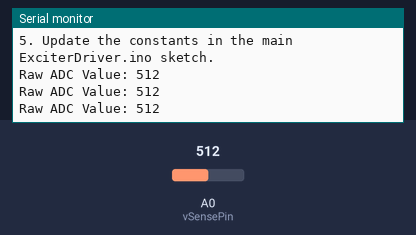
Bench run of a sketch on a simulated Arduino Nano, built with avr-gcc and run on an emulated ATmega328P. Shown: the last lines printed to the serial monitor. The inputs (shaded band) are chosen by the test bench; at power-on: A0 (vSensePin) = 512.

Above: at 1.5 s.
1.6 s: A0 (vSensePin) set to 716
At 2.4 s:
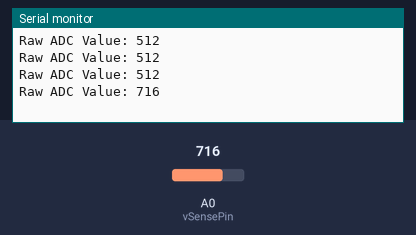
3.1 s: A0 (vSensePin) set to 900
At 3.5 s:
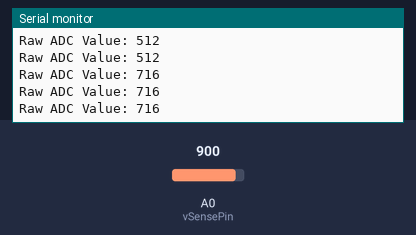
Timing chart, 0 to 6.1 s (numbered marks = the images above; inputs shaded):
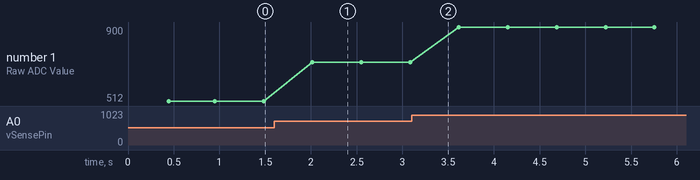

The sketch:

CalibrationHelper.ino
```cpp
/*
 * ExciterDriver - Calibration Helper Sketch
 * Version 1.0
 *
 * This utility sketch is used to perform the two-point voltage
 * calibration for the ExciterDriver hardware. It isolates the voltage
 * sensing circuit and reports the raw ADC (Analog-to-Digital Converter)
 * values, allowing you to accurately map them to real-world voltages.
 *
 * =========================================================================
 * == HOW TO USE
 * =========================================================================
 *
 * Required Equipment:
 * 1. Your assembled ExciterDriver hardware, connected to an Arduino Nano.
 * 2. A variable bench power supply capable of providing 10-16V.
 * 3. A trusted, accurate multimeter.
 *
 *
 * Calibration Steps:
 * ------------------
 *
 * 1.  CONNECT HARDWARE:
 *     - Connect the bench power supply's output to the ExciterDriver's main
 *       voltage input (the same input the car battery would connect to).
 *     - Connect your multimeter in parallel with the power supply to get a
 *       precise reading of the input voltage.
 *     - Connect the Arduino Nano to your computer via USB.
 *
 * 2.  UPLOAD THIS SKETCH:
 *     - Open this sketch (`CalibrationHelper.ino`) in the Arduino IDE.
 *     - Select "Arduino Nano" as the board.
 *     - Upload the sketch to your Arduino.
 *
 * 3.  OPEN SERIAL MONITOR:
 *     - Open the Arduino IDE's Serial Monitor (Tools > Serial Monitor).
 *     - Set the baud rate to 9600.
 *
 * 4.  PERFORM LOW-POINT CALIBRATION:
 *     - Turn on your power supply.
 *     - Carefully adjust the supply until your multimeter reads **exactly 12.00V**.
 *     - Observe the "Raw ADC Value" in the Serial Monitor. It may fluctuate slightly.
 *       Wait for it to stabilize and record the average value. This is your `CAL_LOW_ADC`.
 *       (Example: 742)
 *
 * 5.  PERFORM HIGH-POINT CALIBRATION:
 *     - Carefully adjust the supply until your multimeter reads **exactly 14.50V**.
 *     - Observe the "Raw ADC Value" again. Record the new stable, average value.
 *       This is your `CAL_HIGH_ADC`. (Example: 854)
 *
 * 6.  UPDATE THE MAIN SKETCH:
 *     - You now have your two calibration pairs (e.g., 12.00V = 742 and 14.50V = 854).
 *     - Open the main `ExciterDriver.ino` sketch.
 *     - Find the "VOLTAGE CALIBRATION & REGULATION" section at the top.
 *     - Replace the default values with your measured values:
 *
 *       // Before
 *       // const float CAL_LOW_VOLTS = 12.001;
 *       // const int   CAL_LOW_ADC   = 742;
 *       // const float CAL_HIGH_VOLTS = 14.499;
 *       // const int   CAL_HIGH_ADC   = 854;
 *
 *       // After (with your values)
 *       const float CAL_LOW_VOLTS = 12.00; // Your low voltage point
 *       const int   CAL_LOW_ADC   = 742;   // Your measured low ADC value
 *       const float CAL_HIGH_VOLTS = 14.50; // Your high voltage point
 *       const int   CAL_HIGH_ADC   = 854;   // Your measured high ADC value
 *
 * 7.  FINISH:
 *     - Your ExciterDriver is now calibrated! You can now upload the main sketch.
 */

// =============================================================================
// == CONFIGURATION
// =============================================================================
// The pin connected to your voltage divider circuit.
const int vSensePin = A0;

// The number of ADC readings to average for each output.
// This helps smooth out noise for a more stable reading.
const int SAMPLES_TO_AVERAGE = 16;


// =============================================================================
// == SETUP
// =============================================================================
void setup() {
  // Initialize Serial communication.
  Serial.begin(9600);

  // Wait for the serial port to connect. Needed for native USB ports.
  while (!Serial) {
    ;
  }

  // Print welcome message and instructions to the user.
  Serial.println("\n\n--- ExciterDriver: Calibration Helper ---");
  Serial.println("This utility will report the raw ADC value from your voltage sensor.");
  Serial.println("\nInstructions:");
  Serial.println("1. Adjust power supply to your LOW calibration point (e.g., 12.00V).");
  Serial.println("2. Record the stable 'Raw ADC Value' shown below.");
  Serial.println("3. Adjust power supply to your HIGH calibration point (e.g., 14.50V).");
  Serial.println("4. Record the new stable 'Raw ADC Value'.");
  Serial.println("5. Update the constants in the main ExciterDriver.ino sketch.\n");
}


// =============================================================================
// == MAIN LOOP
// =============================================================================
void loop() {
  // To get a stable reading, take multiple samples and average them.
  long adcTotal = 0;
  for (int i = 0; i < SAMPLES_TO_AVERAGE; i++) {
    adcTotal += analogRead(vSensePin);
    // A small delay between readings can sometimes help with ADC stability.
    delay(2);
  }

  // Calculate the average ADC value.
  int averageAdcValue = adcTotal / SAMPLES_TO_AVERAGE;

  // Print the final, averaged value to the serial monitor.
  Serial.print("Raw ADC Value: ");
  Serial.println(averageAdcValue);

  // Wait a moment before taking the next set of readings.
  delay(500);
}
```

Measured:
- after the input at 1.6 s, the serial monitor: prints a new line after 0.42 s (image 1)
- plotted number 1: 512 → 716 after the input at 1.6 s, 716 → 900 after the input at 3.1 s
